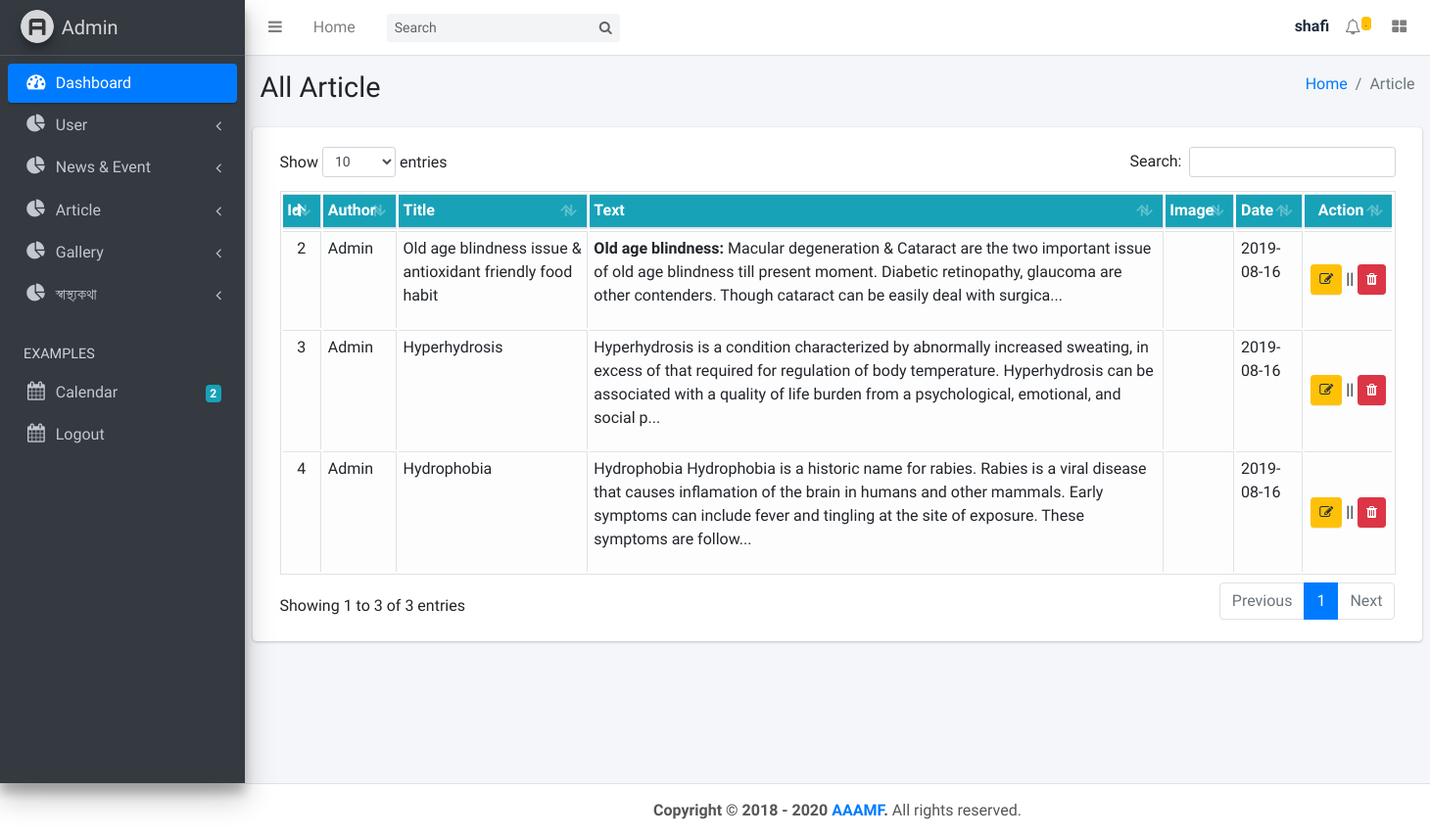
/admin/post_article.php (signed in), run on the app's committed database.
### tables this page shows
CREATE TABLE `post_article` (
  `article_id` int(255) NOT NULL,
  `article_title` varchar(100) NOT NULL,
  `article_text` longtext NOT NULL,
  `article_image` varchar(255) NOT NULL,
  `article_author` varchar(100) NOT NULL,
  `article_date` varchar(10) NOT NULL
);

### admin/view_all_article.php (the view, shortened to what this page needs)
<div class="content-wrapper">
  <section class="content-header">
    <div class="container-fluid">
      <div class="row mb-2">
        <div class="col-sm-6">
          <h1>All Article</h1>
        </div>
        <div class="col-sm-6">
          <ol class="breadcrumb float-sm-right">
            <li class="breadcrumb-item"><a href="#">Home</a></li>
            <li class="breadcrumb-item active">Article</li>
          </ol>
        </div>
      </div>
    </div>
  </section>
  <section class="content">
    <div class="row">
      <div class="col-12">
        <div class="card">
  <div class="card-body">
    <table id="example1" class="table table-sm table-bordered table-hover table-responsive table-light">
      <thead class="bg-info">
      <tr>
          <th>Id</th>
          <th>Author</th>
          <th>Title</th>
          <th>Text</th>
          <th>Image</th>
          <th>Date</th>
          <th class="text-center">Action</th>
      </tr>
      </thead>
      <tbody>
         <?php
              $query = "SELECT * FROM post_article order by article_id DESC";
              $select_news_event = mysqli_query($cont, $query);
              while($show = mysqli_fetch_array($select_news_event)){
                  $article_id     = $show['article_id'];
                  $article_author = $show['article_author'];
                  $article_title  = $show['article_title'];
                  $article_text   = substr($show['article_text'],0,250);
                  $article_image  = $show['article_image'];
          ?>
          <tr>
            <td class="text-center"><?php echo $article_id; ?></td>
            <td><?php echo $article_author; ?></td>
            <td><?php echo $article_title; ?></td>
            <td><?php echo $article_text. "...";?></td>
            <td><img class="article_img" src="../image/article_image/<?php echo $article_image; ?>" height="80" weight="80" alt=""></td>
            <td><?php echo $show['article_date']; ?></td>
            <td style="width: 80px; vertical-align: middle; text-align: center">
              <?php echo "<a class='btn btn-warning btn-sm' href='post_article.php?source=edit_article&p_id={$article_id}'><i class='fa fa-pencil-square-o'></i></a>"; ?> ||
              <?php echo "<a rel='$article_id' href='javascript:void(0);' class='delete_link btn btn-danger btn-sm'><i class='fa fa-trash'></i></a>"; ?>
          </td>
          <?php } ?>
      </tbody>
    </table>
  </div>

### data on the page
post_article: article_id "4", article_author "Admin", article_title "Hydrophobia", article_text "Hydrophobia Hydrophobia is a historic name for rabies. Rabies is a viral disease that causes inflamation of the brain in humans and other mammals. Early symptoms can include fever and tingling at the site of exposure. These symptoms are follow", article_date "2019-08-16"
post_article: article_id "3", article_author "Admin", article_title "Hyperhydrosis", article_text "Hyperhydrosis is a condition characterized by abnormally increased sweating, in excess of that required for regulation of body temperature. Hyperhydrosis can be associated with a quality of life burden from a psychological, emotional, and social p", article_date "2019-08-16"
post_article: article_id "2", article_author "Admin", article_title "Old age blindness issue & antioxidant friendly food habit", article_text "Old age blindness: Macular degeneration & Cataract are the two important issue of old age blindness till present moment. Diabetic retinopathy, glaucoma are other contenders. Though cataract can be easily deal with surgica", article_date "2019-08-16"

### other printed values
$_SESSION['username'] "shafi"
